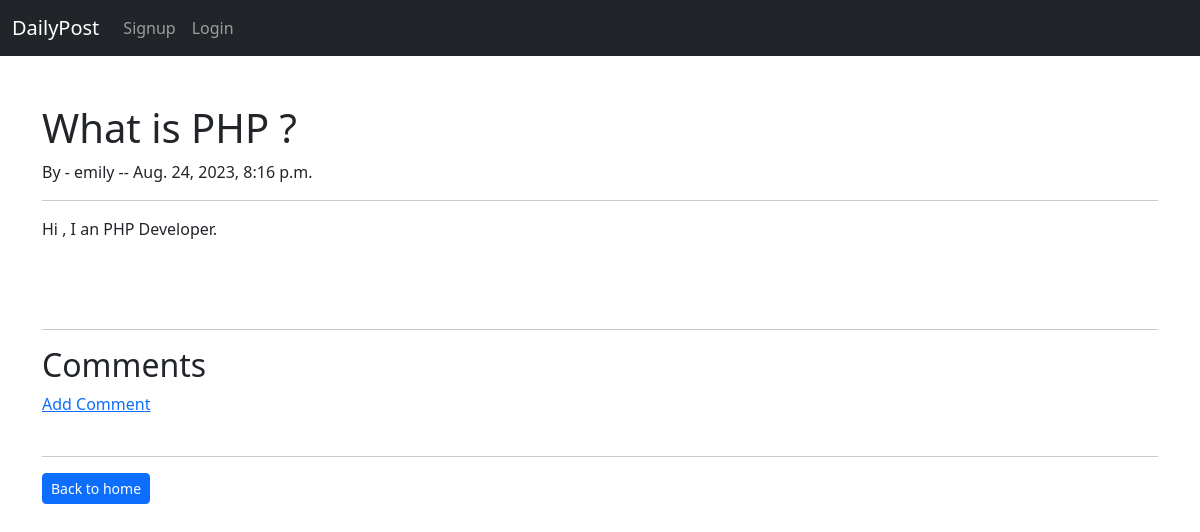
The app's page /blogdetail/7 with its own data.
### app/models.py (models this page shows, shortened)
class Blog(models.Model):
    title = models.CharField(max_length=255)
    author = models.ForeignKey(User, on_delete=models.CASCADE)
    content = models.TextField()
    created_at = models.DateTimeField(auto_now_add=True)

### app/views.py (the view)
# urls.py: path("blogdetail/",BlogDetailView.as_view(),name='blogdetail'),
class BlogDetailView(DetailView):
    model = Blog
    template_name = 'index/readmore.html'

### app/templates/index/readmore.html (shortened to what this page needs)
{% extends 'base/base.html' %}
{% block content %}
<div class="container mt-5">
    <h1>{{blog.title}}</h1>
    By - {{blog.author}} -- {{blog.created_at}}
    <br>
    <hr>
    {{blog.content | safe}}
    <br>
    <br><br><br>
    <hr>
    <h2>Comments </h2>
    {% if not blog.comments.all %}
        <Strong>No Comment Yet...</Strong><a href="{% url 'addcomment' blog.pk %}">Add One</a>
        {% else %}
        <a href="{% url 'addcomment' blog.pk %}">Add Comment</a><br>
            {% endif %}
            <br>
            <hr>
    <a href="{% url 'home'%}" class='btn btn-primary btn-sm'>Back to home</a>
</div>
{% endblock content %}

### records on screen
Blog: title "What is PHP ?", author "emily", created_at "Aug. 24, 2023, 8:16 p.m.", content "Hi , I an PHP Developer."
